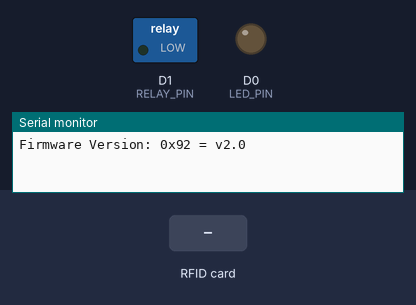
A program run on a simulated ESP8266 (NodeMCU). Shown: switched loads named in the program (green lamp = pin HIGH), output pins drawn as LEDs (lit = HIGH), the last lines printed to the serial monitor. The inputs (shaded band) are chosen by the test bench.

Above: at 1.2 s.
1.3 s: RFID card C6 BA 46 2B held to the reader
At 3.6 s:
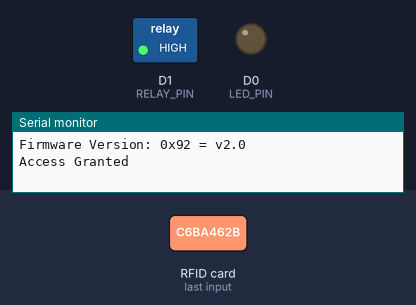
4.3 s: RFID card 5E 7A 19 C4 held to the reader
Timing chart, 0 to 7.3 s (numbered marks = the images above; inputs shaded):
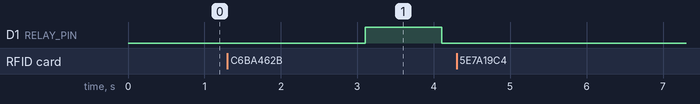

The program:

main.cpp
```cpp
#include <Arduino.h>
#include <SPI.h>
#include <MFRC522.h>

#define RST_PIN D3
#define SS_PIN D8
#define RELAY_PIN D1
#define LED_PIN D0

MFRC522 mfrc522(SS_PIN, RST_PIN);

String rfid_in = "";
String dump_byte_array(byte *buffer, byte bufferSize);

const int CARD_WAIT = 0;
const int CARD_TOUCH = 1;
int state;

void setup() {
  state = CARD_WAIT;
  Serial.begin(115200);
  pinMode(RELAY_PIN, OUTPUT);
  pinMode(LED_PIN, OUTPUT);

  SPI.begin();
  mfrc522.PCD_Init();
  mfrc522.PCD_DumpVersionToSerial();
}

void loop() {
  if (state == CARD_WAIT){
    if(mfrc522.PICC_IsNewCardPresent() && mfrc522.PICC_ReadCardSerial()){
      state = CARD_TOUCH;
    }
    delay(1000);
  }else if (state == CARD_TOUCH){
    rfid_in = dump_byte_array(mfrc522.uid.uidByte, mfrc522.uid.size);
    if (rfid_in == " C6 BA 46 2B") {
      Serial.println("Access Granted");
    digitalWrite(RELAY_PIN, HIGH);
    delay(1000);
    digitalWrite(RELAY_PIN, LOW);
    } else {
      Serial.println("Access Denied");
    }
    state = CARD_WAIT;
  }
}

String dump_byte_array(byte *buffer, byte bufferSize) {
  String content = "";
  for (byte i = 0; i < bufferSize; i++) {
    content.concat(String(buffer[i] < 0x10 ? " 0" : " "));
    content.concat(String(buffer[i], HEX));
  }
  content.toUpperCase();
  return content;
}
```

Measured:
- after the input at 1.3 s, D1 (RELAY_PIN): LOW → HIGH after 1.8 s, → LOW 1.0 s later
